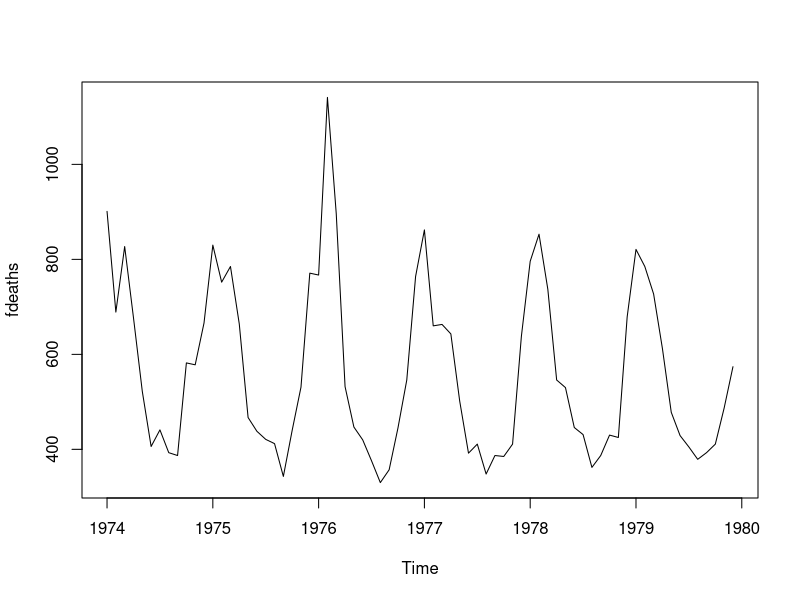

The R source for this figure:
## ---- chunk 1
knitr::opts_chunk$set(echo = FALSE)
library(magrittr)
## ---- chunk 2
# women数据集的总结
summary(women)
## ---- chunk 3
# fdeaths数据集作图
plot(fdeaths)
## ---- chunk 4
head(iris) %>% 
  knitr::kable()
